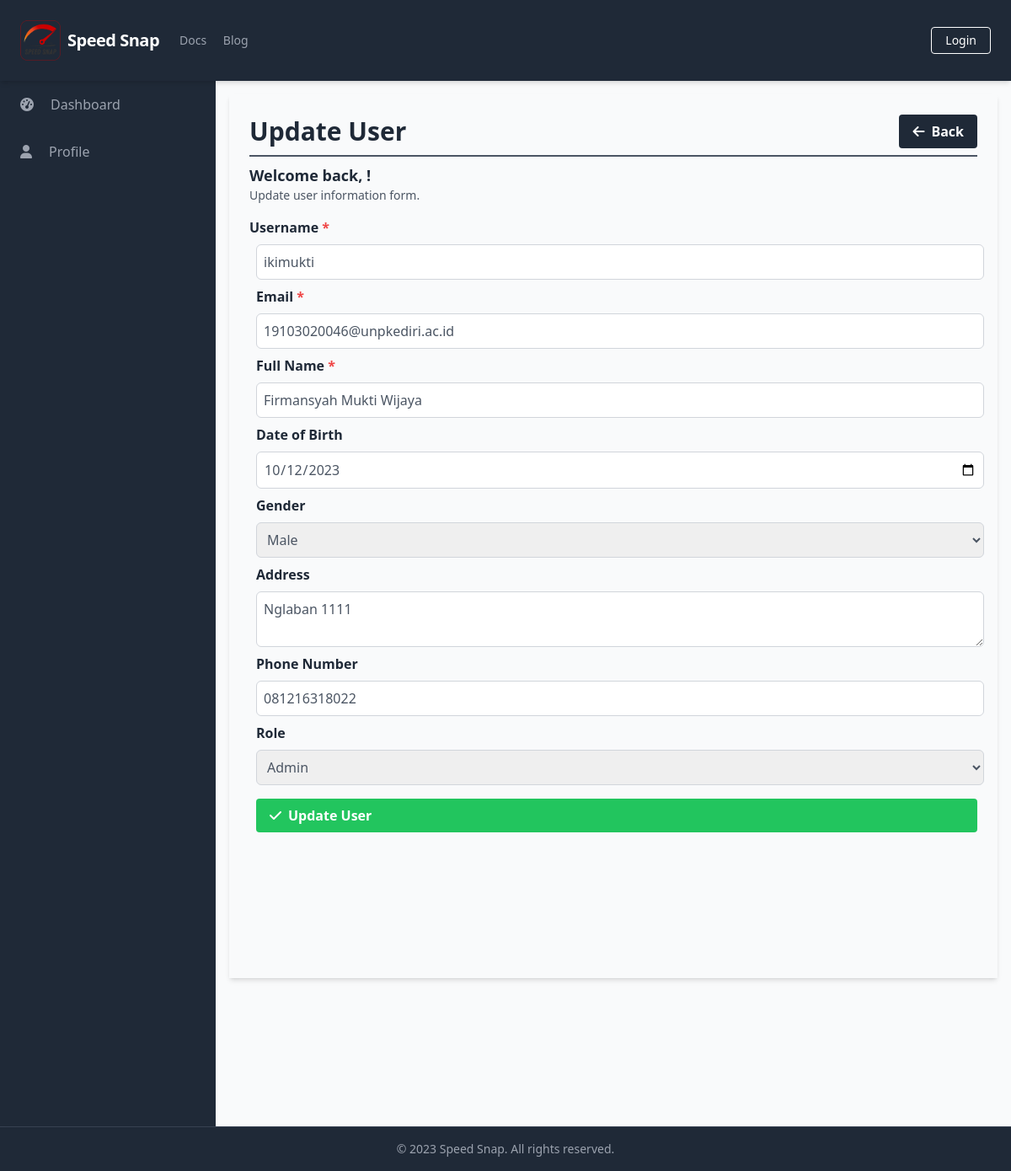
Screenshot of /manage_users/manage_users_update.php?id=0 with the database file from the repository.
### tables this page shows
CREATE TABLE `Users` (
  `UserID` int(11) NOT NULL,
  `Username` varchar(50) NOT NULL,
  `Password` varchar(255) NOT NULL,
  `Email` varchar(100) NOT NULL,
  `FullName` varchar(100) DEFAULT NULL,
  `DateOfBirth` date DEFAULT NULL,
  `Gender` varchar(10) DEFAULT NULL,
  `Address` text DEFAULT NULL,
  `PhoneNumber` varchar(20) DEFAULT NULL,
  `RoleID` int(11) DEFAULT NULL,
  `AccountCreationDate` timestamp NOT NULL DEFAULT current_timestamp() ON UPDATE current_timestamp(),
  `LastLogin` datetime DEFAULT NULL,
  `AccountStatus` varchar(20) DEFAULT NULL,
  `ProfilePictureURL` varchar(255) DEFAULT NULL,
  `ActivationStatus` varchar(20) DEFAULT NULL
);

### public/manage_users/manage_users_update.php (the view, shortened to what this page needs)
<?php
require_once('../../database/connection.php');
include_once('../components/header.php');
$user_id = $username = $email = $full_name = $date_of_birth = $gender = $address = $phone_number = $role = '';
if (isset($_GET['id'])) {
    $user_id = mysqli_real_escape_string($conn, $_GET['id']);
    $query = "SELECT * FROM Users WHERE UserID = ? LIMIT 1";
    $stmt = $conn->prepare($query);
    $stmt->bind_param('s', $user_id);
    $stmt->execute();
    $result = $stmt->get_result();
    $user = $result->fetch_assoc();
    if (!$user) {
    } else {
        $username = $user['Username'];
        $email = $user['Email'];
        $full_name = $user['FullName'];
        $date_of_birth = $user['DateOfBirth'];
        $gender = $user['Gender'];
        $address = $user['Address'];
        $phone_number = $user['PhoneNumber'];
        $role = $user['RoleID'];
    }
}
?>
<div class="h-screen flex flex-col">
    <?php include('../components/navbar.php'); ?>
    <div class="flex-grow bg-gray-50 flex flex-row shadow-md">
        <?php include('../components/sidebar.php'); ?>
        <main class="bg-gray-50 flex flex-col flex-1 overflow-y-scroll h-screen flex-shrink-0 sc-hide pb-40">
            <div class="flex items-start justify-start p-6 shadow-md m-4 flex-1 flex-col">
                <div class="flex flex-row justify-between items-center w-full border-b-2 border-gray-600 mb-2 pb-2">
                    <h1 class="text-3xl text-gray-800 font-semibold w-full">Update User</h1>
                    <div class="flex flex-row justify-end items-center">
                        <a href="manage_users_list.php" class="bg-gray-800 hover:bg-gray-700 text-white font-bold py-2 px-4 rounded inline-flex items-center space-x-2">
                            <i class="fas fa-arrow-left"></i>
                            <span>Back</span>
                        </a>
                    </div>
                </div>
                <div class="flex flex-col w-full">
                    <div class="flex flex-row justify-between items-center w-full pb-2">
                        <div>
                            <h2 class="text-lg text-gray-800 font-semibold">Welcome back, <?php echo $_SESSION['FullName']; ?>!</h2>
                            <p class="text-gray-600 text-sm">Update user information form.</p>
                        </div>
                    </div>
                    <form action="" method="POST" class="flex flex-col w-full space-x-2">
                        <label for="username" class="block font-semibold text-gray-800 mt-2 mb-2">Username <span class="text-red-500">*</span></label>
                        <input type="text" id="username" name="username" class="w-full rounded-md border-gray-300 px-2 py-2 border text-gray-600" placeholder="Username" value="<?php echo $username; ?>">
                        <label for="email" class="block font-semibold text-gray-800 mt-2 mb-2">Email <span class="text-red-500">*</span></label>
                        <input type="email" id="email" name="email" class="w-full rounded-md border-gray-300 px-2 py-2 border text-gray-600" placeholder="Email" value="<?php echo $email; ?>">
                        <label for="full_name" class="block font-semibold text-gray-800 mt-2 mb-2">Full Name <span class="text-red-500">*</span></label>
                        <input type="text" id="full_name" name="full_name" class="w-full rounded-md border-gray-300 px-2 py-2 border text-gray-600" placeholder="Full Name" value="<?php echo $full_name; ?>">
                        <label for="date_of_birth" class="block font-semibold text-gray-800 mt-2 mb-2">Date of Birth</label>
                        <input type="date" id="date_of_birth" name="date_of_birth" class="w-full rounded-md border-gray-300 px-2 py-2 border text-gray-600" placeholder="Date of Birth" value="<?php echo $date_of_birth; ?>">
                        <label for="gender" class="block font-semibold text-gray-800 mt-2 mb-2">Gender</label>
                        <select id="gender" name="gender" class="w-full rounded-md border-gray-300 px-2 py-2 border text-gray-600">
                            <option value="Male" <?php if ($gender === 'Male') echo 'selected'; ?>>Male</option>
                        </select>
                        <label for="address" class="block font-semibold text-gray-800 mt-2 mb-2">Address</label>
                        <textarea id="address" name="address" class="w-full rounded-md border-gray-300 px-2 py-2 border text-gray-600" placeholder="Address"><?php echo $address; ?></textarea>
                        <label for="phone_number" class="block font-semibold text-gray-800 mt-2 mb-2">Phone Number</label>
                        <input type="tel" id="phone_number" name="phone_number" class="w-full rounded-md border-gray-300 px-2 py-2 border text-gray-600" placeholder="Phone Number" value="<?php echo $phone_number; ?>">
                        <?php
                        function getRoles($conn)
                        {
                            $roles = array();
                            $query = "SELECT RoleID, RoleName FROM Role";
                            $result = $conn->query($query);
                            if (
                                $result->num_rows > 0
                            ) {
                                while ($row = $result->fetch_assoc()) {
                                    $roles[$row['RoleID']] = $row['RoleName'];
                                }
                            }
                            return $roles;
                        }
                        $roles = getRoles($conn);
                        ?>
                        <label for="role" class="block font-semibold text-gray-800 mt-2 mb-2">Role</label>
                        <select id="role" name="role" class="w-full rounded-md border-gray-300 px-2 py-2 border text-gray-600">
                            <?php
                            foreach ($roles as $roleId => $roleName) {
                                $selected = ($role == $roleId) ? 'selected' : '';
                                echo "<option value=\"$roleId\" $selected>$roleName</option>";
                            }
                            ?>
                        </select>
                        <button type="submit" class="bg-green-500 hover-bg-green-700 text-white font-bold py-2 px-4 rounded inline-flex items-center mt-4 text-center">
                            <i class="fas fa-check mr-2"></i>
                            <span>Update User</span>
                        </button>
                    </form>
                </div>
            </div>
        </main>
    </div>
    <?php include('../components/footer.php'); ?>
</div>
</body>
</html>

### rows the page displays
users: username "ikimukti", email "19103020046@unpkediri.ac.id", full_name "Firmansyah Mukti Wijaya", date_of_birth "10/12/2023", gender "Male", address "Nglaban 1111", phone_number "081216318022"

### other values shown
$baseTitle "Speed Snap"
form field role "Admin"
